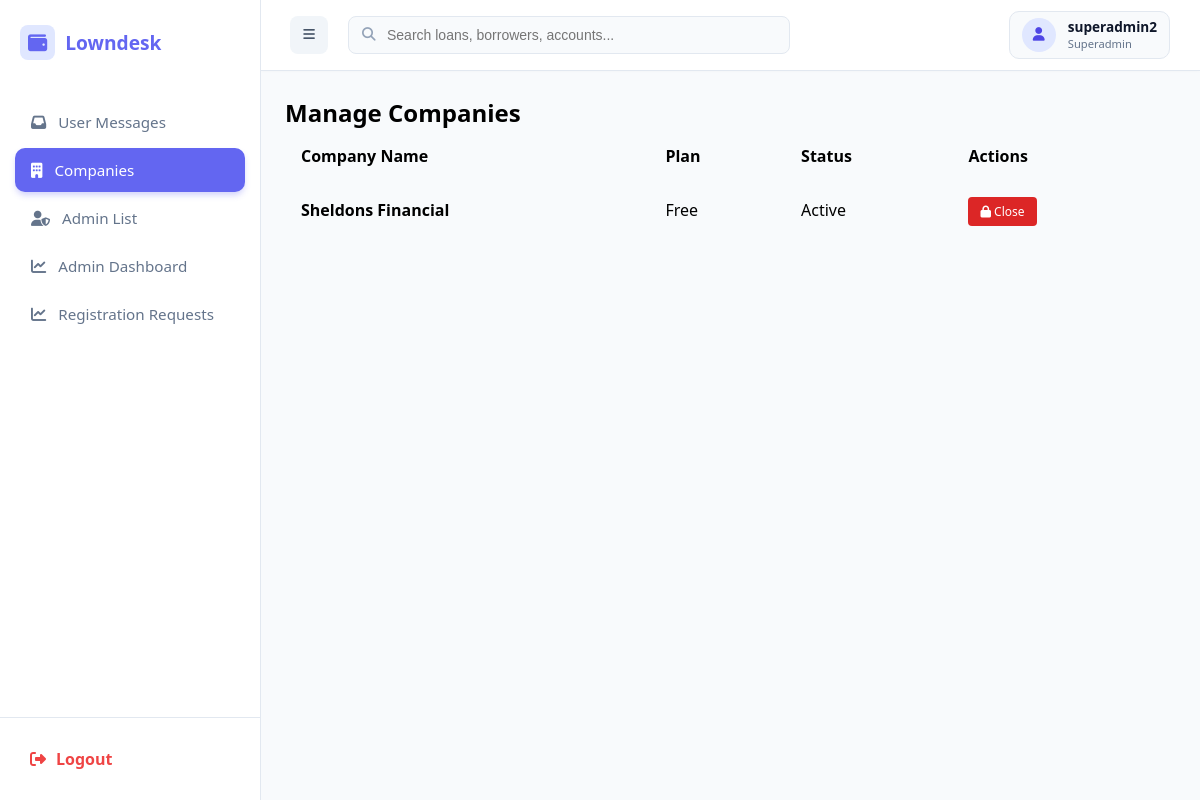
The app's page /public/index.php?url=admin/index (signed in), older data.
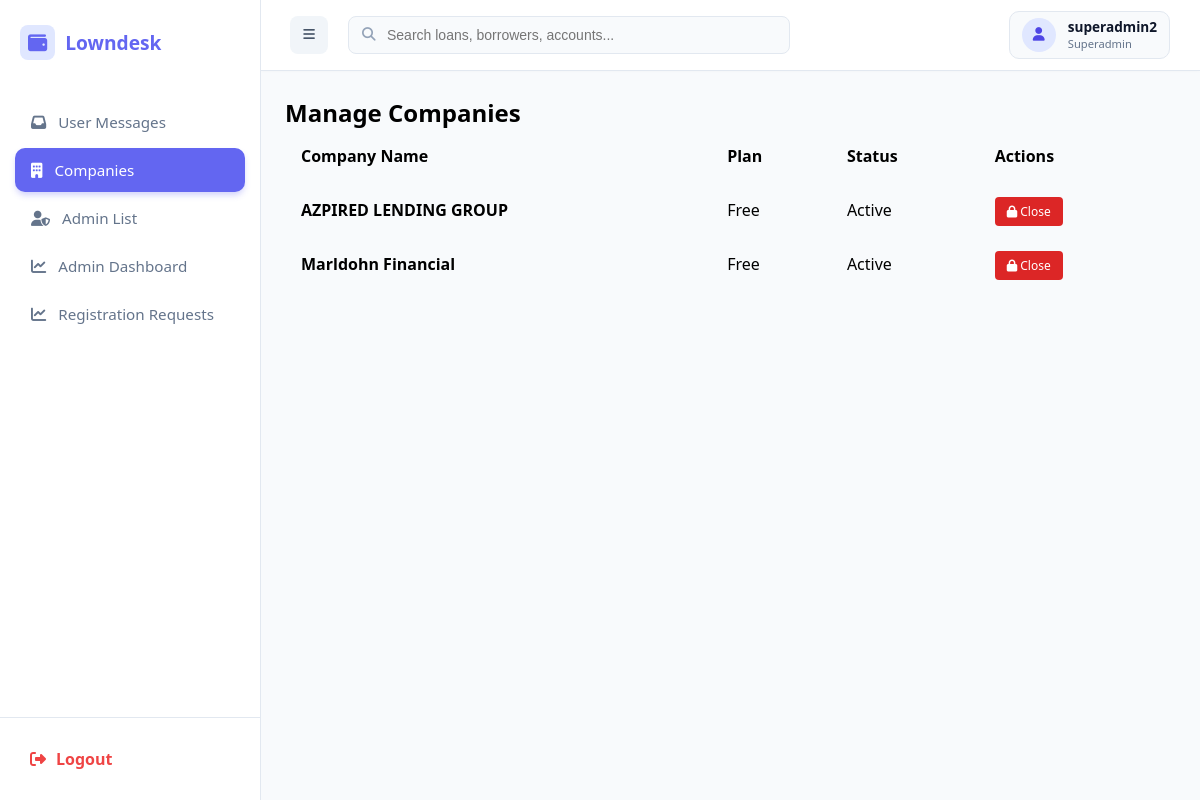
The same page, newer data.
### tables this page shows
CREATE TABLE `companies` (
  `id` int(11) NOT NULL,
  `name` varchar(150) NOT NULL,
  `plan_tier` varchar(20) DEFAULT 'free',
  `subscription_status` varchar(20) DEFAULT 'active',
  `expires_at` datetime DEFAULT NULL,
  `created_at` timestamp NOT NULL DEFAULT current_timestamp()
);

### app/controllers/AdminController.php (called while the page is built, shortened)
<?php
class AdminController {
    public function index() {
        $loanModel = new Loan();
        $db = $loanModel->getDb();
        $stmt = $db->query("SELECT * FROM companies ORDER BY created_at DESC");
        $companies = $stmt->fetchAll(PDO::FETCH_ASSOC);
        require_once __DIR__ . '/../views/superadmin/companies/index.php';
    }
}

### public/index.php (called while the page is built, shortened)
<?php
$init = new App();

### app/views/superadmin/companies/index.php (the view, shortened to what the changed rows need)
<?php require_once dirname(__DIR__, 2) . '/layouts/header.php'; ?>
<div class="page-header">
    <h2 style="margin: 0;">Manage Companies</h2>
</div>
<div class="card-wrapper">
    <table class="data-table" style="width: 100%; border-collapse: collapse;">
        <thead>
            <tr>
                <th style="padding: 16px; text-align: left;">Company Name</th>
                <th style="padding: 16px; text-align: left;">Plan</th>
                <th style="padding: 16px; text-align: left;">Status</th>
                <th style="padding: 16px; text-align: left;">Actions</th>
            </tr>
        </thead>
        <tbody>
            <?php if (empty($companies)): ?>
                <tr><td colspan="4" style="text-align: center; padding: 40px; color: #94a3b8;">No companies found.</td></tr>
            <?php else: ?>
                <?php foreach ($companies as $c): ?>
                    <tr>
                        <td style="padding: 16px;"><strong><?= htmlspecialchars($c['name']) ?></strong></td>
                        <td style="padding: 16px; text-transform: capitalize;"><?= htmlspecialchars($c['plan_tier']) ?></td>
                        <td style="padding: 16px;">
                            <span class="badge <?= $c['subscription_status'] === 'active' ? 'badge-active' : 'badge-inactive' ?>">
                                <?= ucfirst($c['subscription_status']) ?>
                            </span>
                        </td>
                        <td style="padding: 16px;">
                            <?php if ($c['subscription_status'] === 'active'): ?>
                                <a href="/loansaas/public/index.php?url=admin/toggleCompanyStatus&id=<?= $c['id'] ?>&status=closed"
                                   onclick="return confirm('Are you sure you want to close this account?');"
                                   style="background: #dc2626; color: white; padding: 6px 12px; border-radius: 4px; text-decoration: none; font-size: 12px;">
                                   <i class="fas fa-lock"></i> Close
                                </a>
                            <?php endif; ?>
                        </td>
                    </tr>
                <?php endforeach; ?>
            <?php endif; ?>
        </tbody>
    </table>
</div>
<?php require_once dirname(__DIR__, 2) . '/layouts/footer.php'; ?>

### app/views/layouts/header.php (shortened to what the changed rows need)
<?php
$current_url = $_GET['url'] ?? '';
$userRole = $_SESSION['user']['role'] ?? '';
?>
<!DOCTYPE html>
<html lang="en">
<head>
    <link rel="stylesheet" href="https://cdnjs.cloudflare.com/ajax/libs/font-awesome/6.4.0/css/all.min.css">
</head>
<body>
<aside class="sidebar">
    <ul class="sidebar-menu">
       <?php
        $menuItems = [];
        if ($userRole === 'superadmin') {
            $menuItems = [
                ['url' => 'feedback/index', 'icon' => 'fa-inbox', 'label' => 'User Messages'],
                ['url' => 'admin/index', 'icon' => 'fa-building', 'label' => 'Companies'],
                ['url' => 'superadmin/listAdmins', 'icon' => 'fa-user-shield', 'label' => 'Admin List'],
                ['url' => 'superadmin/dashboard', 'icon' => 'fa-chart-line', 'label' => 'Admin Dashboard'],
                ['url' => 'superadmin/manage', 'icon' => 'fa-chart-line', 'label' => 'Registration Requests']
            ];
        }
        foreach ($menuItems as $item) {
            $active = (strpos($current_url, explode('/', $item['url'])[0]) === 0) ? 'active' : '';
            echo "<li class='menu-item $active'>
                    <a href='/loansaas/public/index.php?url={$item['url']}'>
                        <i class='fas {$item['icon']}'></i> <span>{$item['label']}</span>
                    </a>
                  </li>";
        }
        ?>
    </ul>
</aside>
<div class="main-wrapper">
    <main class="main-content">

Row changes from the older to the newer data that the page shows:
added companies: name "AZPIRED LENDING GROUP", plan_tier "Free", subscription_status "Active"
changed companies: name "Sheldons Financial" → "Marldohn Financial"
